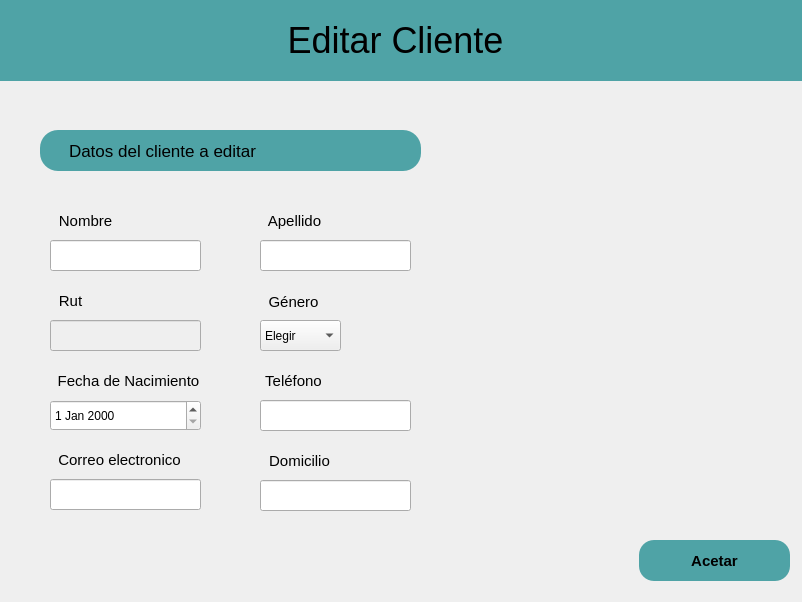
<?xml version="1.0" encoding="UTF-8"?>
<ui version="4.0">
 <class>EditarCliente</class>
 <widget class="QMainWindow" name="EditarCliente">
  <property name="geometry">
   <rect>
    <x>0</x>
    <y>0</y>
    <width>802</width>
    <height>602</height>
   </rect>
  </property>
  <property name="windowTitle">
   <string>Hotel</string>
  </property>
  <property name="windowIcon">
   <iconset>
    <normaloff>../Recursos/HotelMascota.png</normaloff>../Recursos/HotelMascota.png</iconset>
  </property>
  <widget class="QWidget" name="centralwidget">
   <widget class="QLabel" name="labelTitulo">
    <property name="geometry">
     <rect>
      <x>-20</x>
      <y>0</y>
      <width>831</width>
      <height>81</height>
     </rect>
    </property>
    <property name="font">
     <font>
      <family>Arial</family>
      <pointsize>27</pointsize>
      <weight>50</weight>
      <bold>false</bold>
     </font>
    </property>
    <property name="styleSheet">
     <string notr="true">background-color: rgb(79, 163, 166);</string>
    </property>
    <property name="text">
     <string>Editar Cliente</string>
    </property>
    <property name="alignment">
     <set>Qt::AlignCenter</set>
    </property>
   </widget>
   <widget class="QPushButton" name="BtnAtras">
    <property name="geometry">
     <rect>
      <x>20</x>
      <y>15</y>
      <width>51</width>
      <height>51</height>
     </rect>
    </property>
    <property name="cursor">
     <cursorShape>PointingHandCursor</cursorShape>
    </property>
    <property name="styleSheet">
     <string notr="true">background-color: rgb(79, 163, 166);
border-radius: 10px;</string>
    </property>
    <property name="text">
     <string/>
    </property>
    <property name="icon">
     <iconset>
      <normaloff>../Recursos/FotoBtnAtras.png</normaloff>../Recursos/FotoBtnAtras.png</iconset>
    </property>
    <property name="iconSize">
     <size>
      <width>50</width>
      <height>50</height>
     </size>
    </property>
   </widget>
   <widget class="QLabel" name="labelDatosNuevoClientes">
    <property name="geometry">
     <rect>
      <x>40</x>
      <y>130</y>
      <width>381</width>
      <height>41</height>
     </rect>
    </property>
    <property name="font">
     <font>
      <family>Arial</family>
      <pointsize>13</pointsize>
     </font>
    </property>
    <property name="styleSheet">
     <string notr="true">background-color: rgb(79, 163, 166);
border-radius: 18%;</string>
    </property>
    <property name="text">
     <string>Datos del cliente a editar</string>
    </property>
    <property name="alignment">
     <set>Qt::AlignLeading|Qt::AlignLeft|Qt::AlignVCenter</set>
    </property>
    <property name="indent">
     <number>29</number>
    </property>
   </widget>
   <widget class="QLabel" name="labelIconFlechaAbajo">
    <property name="geometry">
     <rect>
      <x>359</x>
      <y>136</y>
      <width>31</width>
      <height>31</height>
     </rect>
    </property>
    <property name="text">
     <string/>
    </property>
    <property name="pixmap">
     <pixmap>../Recursos/IconFlechaAbajo.png</pixmap>
    </property>
    <property name="scaledContents">
     <bool>true</bool>
    </property>
   </widget>
   <widget class="QLabel" name="labelFotoPerrito">
    <property name="geometry">
     <rect>
      <x>507</x>
      <y>191</y>
      <width>281</width>
      <height>271</height>
     </rect>
    </property>
    <property name="text">
     <string/>
    </property>
    <property name="pixmap">
     <pixmap>../Recursos/FotoPerrito.png</pixmap>
    </property>
    <property name="scaledContents">
     <bool>true</bool>
    </property>
   </widget>
   <widget class="QLabel" name="labelNombre">
    <property name="geometry">
     <rect>
      <x>35</x>
      <y>200</y>
      <width>101</width>
      <height>41</height>
     </rect>
    </property>
    <property name="font">
     <font>
      <family>Arial</family>
      <pointsize>11</pointsize>
     </font>
    </property>
    <property name="text">
     <string>Nombre</string>
    </property>
    <property name="alignment">
     <set>Qt::AlignCenter</set>
    </property>
   </widget>
   <widget class="QLineEdit" name="inputNombre">
    <property name="geometry">
     <rect>
      <x>50</x>
      <y>240</y>
      <width>151</width>
      <height>31</height>
     </rect>
    </property>
    <property name="font">
     <font>
      <family>Arial</family>
      <pointsize>10</pointsize>
     </font>
    </property>
    <property name="text">
     <string/>
    </property>
   </widget>
   <widget class="QLabel" name="labelApellido">
    <property name="geometry">
     <rect>
      <x>244</x>
      <y>200</y>
      <width>101</width>
      <height>41</height>
     </rect>
    </property>
    <property name="font">
     <font>
      <family>Arial</family>
      <pointsize>11</pointsize>
     </font>
    </property>
    <property name="text">
     <string>Apellido</string>
    </property>
    <property name="alignment">
     <set>Qt::AlignCenter</set>
    </property>
   </widget>
   <widget class="QLineEdit" name="inputApellido">
    <property name="geometry">
     <rect>
      <x>260</x>
      <y>240</y>
      <width>151</width>
      <height>31</height>
     </rect>
    </property>
    <property name="font">
     <font>
      <family>Arial</family>
      <pointsize>10</pointsize>
     </font>
    </property>
    <property name="text">
     <string/>
    </property>
   </widget>
   <widget class="QLineEdit" name="inputRut">
    <property name="enabled">
     <bool>false</bool>
    </property>
    <property name="geometry">
     <rect>
      <x>50</x>
      <y>320</y>
      <width>151</width>
      <height>31</height>
     </rect>
    </property>
    <property name="font">
     <font>
      <family>Arial</family>
      <pointsize>10</pointsize>
     </font>
    </property>
    <property name="text">
     <string/>
    </property>
   </widget>
   <widget class="QLabel" name="labelRut">
    <property name="geometry">
     <rect>
      <x>20</x>
      <y>280</y>
      <width>101</width>
      <height>41</height>
     </rect>
    </property>
    <property name="font">
     <font>
      <family>Arial</family>
      <pointsize>11</pointsize>
     </font>
    </property>
    <property name="text">
     <string>Rut</string>
    </property>
    <property name="alignment">
     <set>Qt::AlignCenter</set>
    </property>
   </widget>
   <widget class="QLabel" name="labelFechaNacimiento">
    <property name="geometry">
     <rect>
      <x>53</x>
      <y>360</y>
      <width>151</width>
      <height>41</height>
     </rect>
    </property>
    <property name="font">
     <font>
      <family>Arial</family>
      <pointsize>11</pointsize>
     </font>
    </property>
    <property name="text">
     <string>Fecha de Nacimiento</string>
    </property>
    <property name="alignment">
     <set>Qt::AlignCenter</set>
    </property>
   </widget>
   <widget class="QDateEdit" name="dateEditFechaNacimiento">
    <property name="geometry">
     <rect>
      <x>50</x>
      <y>400</y>
      <width>151</width>
      <height>31</height>
     </rect>
    </property>
   </widget>
   <widget class="QLineEdit" name="inputCorreoElectronico">
    <property name="geometry">
     <rect>
      <x>50</x>
      <y>479</y>
      <width>151</width>
      <height>31</height>
     </rect>
    </property>
    <property name="font">
     <font>
      <family>Arial</family>
      <pointsize>10</pointsize>
     </font>
    </property>
    <property name="text">
     <string/>
    </property>
   </widget>
   <widget class="QLabel" name="labelCorreoElectronico">
    <property name="geometry">
     <rect>
      <x>54</x>
      <y>439</y>
      <width>131</width>
      <height>41</height>
     </rect>
    </property>
    <property name="font">
     <font>
      <family>Arial</family>
      <pointsize>11</pointsize>
     </font>
    </property>
    <property name="text">
     <string>Correo electronico</string>
    </property>
    <property name="alignment">
     <set>Qt::AlignCenter</set>
    </property>
   </widget>
   <widget class="QLabel" name="labelDomicilio">
    <property name="geometry">
     <rect>
      <x>234</x>
      <y>440</y>
      <width>131</width>
      <height>41</height>
     </rect>
    </property>
    <property name="font">
     <font>
      <family>Arial</family>
      <pointsize>11</pointsize>
     </font>
    </property>
    <property name="text">
     <string>Domicilio</string>
    </property>
    <property name="alignment">
     <set>Qt::AlignCenter</set>
    </property>
   </widget>
   <widget class="QLineEdit" name="inputDomicilio">
    <property name="geometry">
     <rect>
      <x>260</x>
      <y>480</y>
      <width>151</width>
      <height>31</height>
     </rect>
    </property>
    <property name="font">
     <font>
      <family>Arial</family>
      <pointsize>10</pointsize>
     </font>
    </property>
    <property name="text">
     <string/>
    </property>
   </widget>
   <widget class="QLabel" name="labelTelefono">
    <property name="geometry">
     <rect>
      <x>258</x>
      <y>360</y>
      <width>71</width>
      <height>41</height>
     </rect>
    </property>
    <property name="font">
     <font>
      <family>Arial</family>
      <pointsize>11</pointsize>
     </font>
    </property>
    <property name="text">
     <string>Teléfono</string>
    </property>
    <property name="alignment">
     <set>Qt::AlignCenter</set>
    </property>
   </widget>
   <widget class="QLineEdit" name="inputTelefono">
    <property name="geometry">
     <rect>
      <x>260</x>
      <y>400</y>
      <width>151</width>
      <height>31</height>
     </rect>
    </property>
    <property name="font">
     <font>
      <family>Arial</family>
      <pointsize>10</pointsize>
     </font>
    </property>
    <property name="text">
     <string/>
    </property>
   </widget>
   <widget class="QLabel" name="labelGenero">
    <property name="geometry">
     <rect>
      <x>258</x>
      <y>281</y>
      <width>71</width>
      <height>41</height>
     </rect>
    </property>
    <property name="font">
     <font>
      <family>Arial</family>
      <pointsize>11</pointsize>
     </font>
    </property>
    <property name="text">
     <string>Género</string>
    </property>
    <property name="alignment">
     <set>Qt::AlignCenter</set>
    </property>
   </widget>
   <widget class="QComboBox" name="comboBoxGenero">
    <property name="geometry">
     <rect>
      <x>260</x>
      <y>320</y>
      <width>81</width>
      <height>31</height>
     </rect>
    </property>
    <item>
     <property name="text">
      <string>Elegir</string>
     </property>
    </item>
    <item>
     <property name="text">
      <string>Femenino</string>
     </property>
    </item>
    <item>
     <property name="text">
      <string>Masculino</string>
     </property>
    </item>
   </widget>
   <widget class="QPushButton" name="BtnGuardarClienteEditado">
    <property name="geometry">
     <rect>
      <x>639</x>
      <y>540</y>
      <width>151</width>
      <height>41</height>
     </rect>
    </property>
    <property name="font">
     <font>
      <family>Arial</family>
      <pointsize>11</pointsize>
      <weight>75</weight>
      <bold>true</bold>
     </font>
    </property>
    <property name="cursor">
     <cursorShape>PointingHandCursor</cursorShape>
    </property>
    <property name="styleSheet">
     <string notr="true">background-color: rgb(79, 163, 166);
border-radius:15px;</string>
    </property>
    <property name="text">
     <string>Acetar</string>
    </property>
   </widget>
  </widget>
 </widget>
 <resources/>
 <connections/>
</ui>
